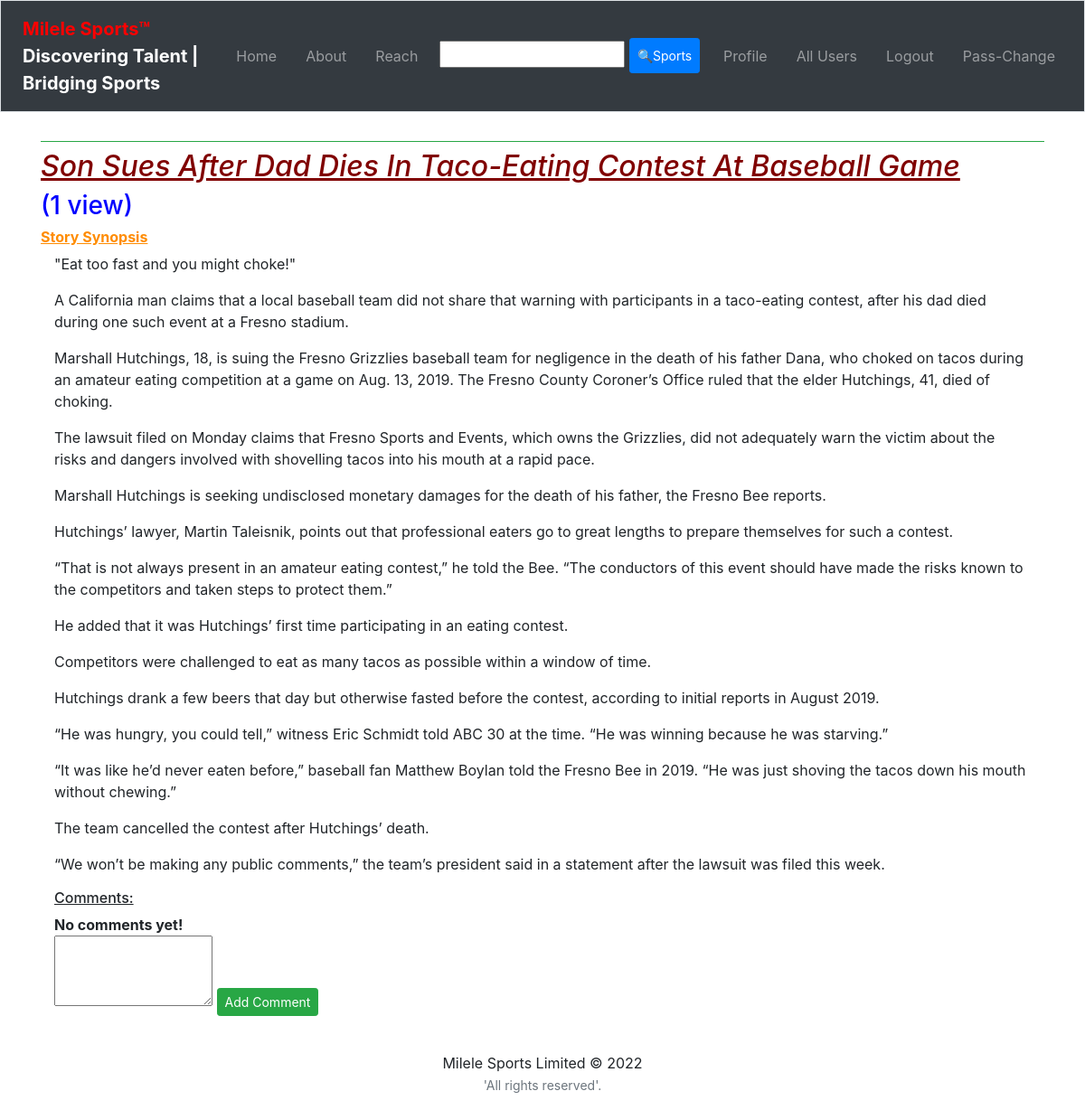
The page /add_comment/son-sues-after-dad-dies-in-taco-eating-contest-at-baseball-game/ (signed in) on the database its author committed.
### sportsApp/models.py (models this page shows, shortened)
class SportBlog(models.Model):
    sport = models.ForeignKey(Sport, on_delete=models.CASCADE)
    title = models.CharField(max_length=128)
    url = models.URLField(blank=True)
    views = models.IntegerField(default=0)
    slug = models.SlugField(unique=True)
    blog = models.TextField()
    summary = models.TextField()
    picture = models.ImageField(upload_to='blog_images', blank=True)
    date_published = models.DateTimeField(auto_now_add=True)
    def save(self, *args, **kwargs):
        self.slug = slugify(self.title)
        super(SportBlog, self).save(*args, **kwargs)

### sportsApp/views.py (the view)
@login_required
def add_comment(request, blog_slug):
    blog = get_object_or_404(SportBlog, slug=blog_slug)
    blog.views += 1
    blog.save()
    user_comments = blog.usercomment_set.order_by('-date_published')
    if request.method != 'POST':
        form = UserCommentForm()
    else:
        form = UserCommentForm(data=request.POST)
    if form.is_valid():
        if blog:
            new_comment = form.save(commit=False)
            new_comment.blog = blog
            new_comment.owner = request.user
            new_comment.save()
            return redirect("sportsApp:index")
    else:
        print(form.errors)
    context_dict = {'form': form, 'blog': blog, 'user_comments': user_comments}
    return render(request, 'sportsApp/add_comment.html', context_dict)

### sportsApp/forms.py
class UserCommentForm(forms.ModelForm):
    comment = forms.CharField(widget=forms.Textarea(
        attrs={'cols':15, 'rows':3}),
        required=False
    )
    class Meta:
        model = UserComment
        exclude = ('blog', 'owner')

### templates/sportsApp/add_comment.html (shortened to what this page needs)
{% extends 'sportsApp/base.html' %}
{% load static %}
{% load bootstrap4 %}
{% block body_block %}
{% if blog %}
<h2 class="txtcaps txtmaroon underline txtoblique">{{ blog.title }}</h2>
<h3 class="txtblue">{% if blog.views > 1 %}
        ({{blog.views}} views)
    {% elif blog.views == 1 %}
        ({{blog.views}} view)
          {% endif %}
</h3>
<h6 class="txtbold txtorange underline">Story Synopsis</h6>
<div class="container">
    {{ blog.blog|linebreaks }}
</div>
<div class="container mb-4 mt-3">
<h6 class="underline">Comments:</h6>
<div>
{% if user_comments %}
<div>
    {% for item in user_comments %}
    <div class="mb-3">
    On <span class="txtgreen">{{item.date_published}} </span>
    <span class="txtbold txtcaps">{{item.owner}}</span> commented:<br>
    <span class="txtoblique txtcyan"> "{{item.comment}}"</span>
    {% buttons %}
    <a href="{% url 'sportsApp:edit_comment' item.id %}">
     <button name='Edit Comment' class="btn btn-sm btn-primary">
       Edit Comment
     </button>
    </a>
    {% endbuttons %}
    </div>
    {% endfor %}
</div>
{% else %}
<strong>No comments yet!</strong>
{% endif %}
<div>
    <form action="{% url 'sportsApp:add_comment' blog.slug %}" method='post'>
    {% for field in form.visible_fields %}
        {{ field }}
    {% endfor %}
    {% buttons %}
     <button name='submit' class="btn btn-sm btn-success">Add Comment</button>
    {% endbuttons %}
  </form>
</div>
{% else %}
<strong>Content Unavailable!</strong>
{% endif %}
</div>
{% endblock %}

### staticfiles/css/style.css (style rules this page uses)
.txtmaroon { color: maroon; }
.txtblue { color: blue; }
.txtorange { color: darkorange; }
.txtoblique { font-style: oblique; }
.txtbold { font-weight: bold; }
.txtcaps { text-transform: capitalize; }
.underline { text-decoration: underline; }

### rows shown on the page
SportBlog: title "Son Sues After Dad Dies In Taco-Eating Contest At Baseball Game", views "1", blog "\"Eat too fast and you might choke!\" A California man claims that a local baseball team did not share that warning with participants in a taco-eating contest, after his dad died during one such event at a Fresno stadium. Marshall Hutchings, 18, is suing the Fresno Grizzlies baseball team for negligence in the death of his father Dana, who choked on tacos during an amateur eating competition at a game on Aug. 13, 2019. The Fresno County Coroner’s Office ruled that the elder Hutchings, 41, died of choking. The lawsuit filed on Monday claims that Fresno Sports and Events, which owns the Grizzlies, did not adequately warn the victim about the risks and dangers involved with shovelling tacos into…"
